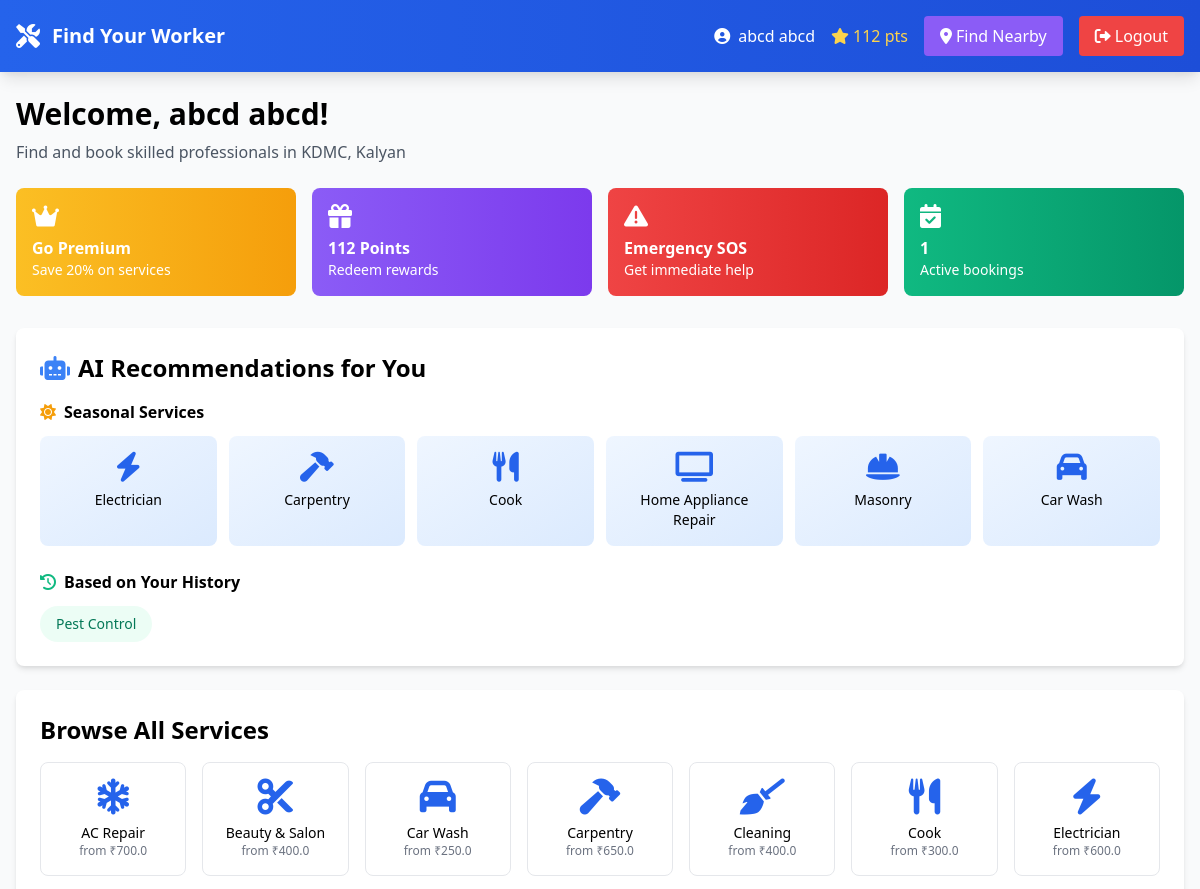
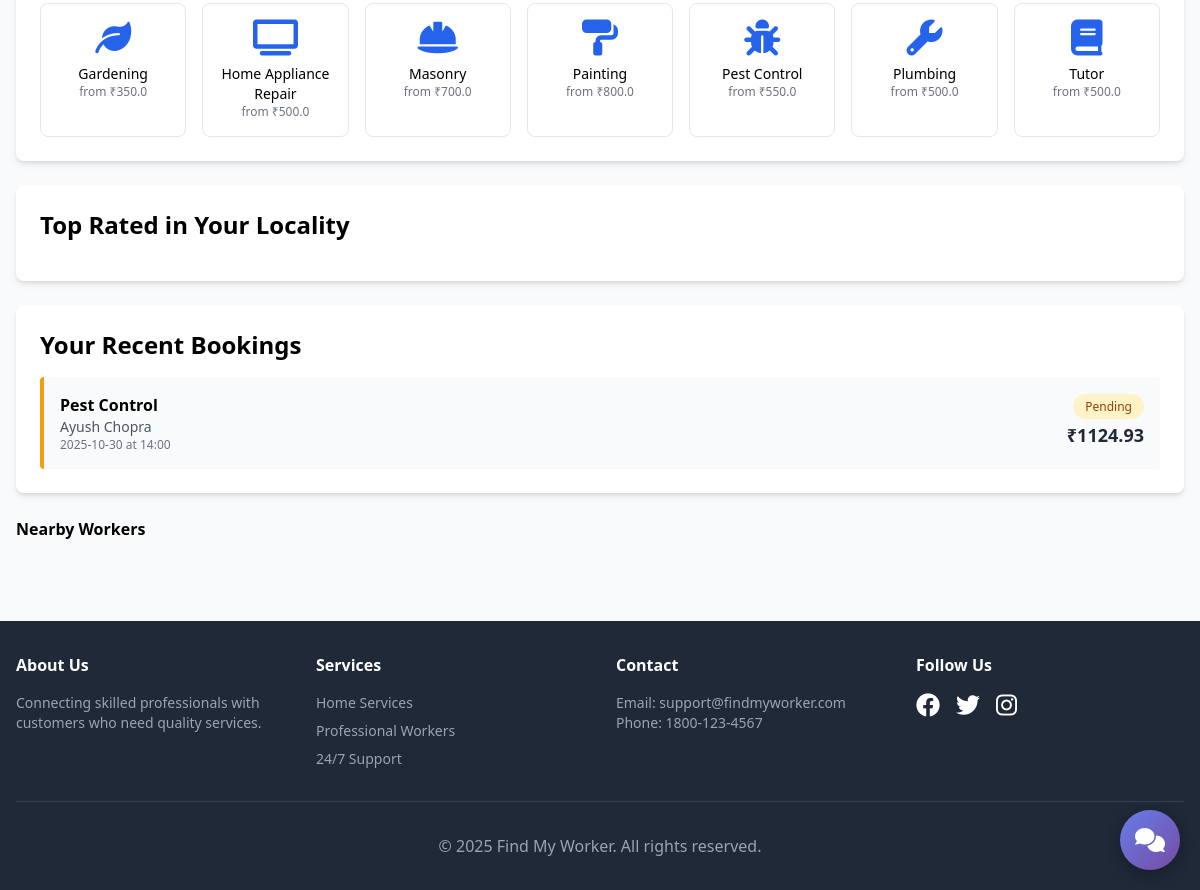
The app's page /user_dashboard (signed in) with its own data (2 pictures, top to bottom).
### tables this page shows
CREATE TABLE users (
            id INTEGER PRIMARY KEY AUTOINCREMENT,
            email TEXT UNIQUE NOT NULL,
            password TEXT NOT NULL,
            name TEXT NOT NULL,
            phone TEXT,
            address TEXT,
            city TEXT,
            locality TEXT,
            user_type TEXT NOT NULL,
            loyalty_points INTEGER DEFAULT 0,
            is_premium BOOLEAN DEFAULT 0,
            created_at TIMESTAMP DEFAULT CURRENT_TIMESTAMP
        );

CREATE TABLE service_categories (
            id INTEGER PRIMARY KEY AUTOINCREMENT,
            name TEXT NOT NULL,
            icon TEXT,
            seasonal_peak TEXT,
            eco_friendly_available BOOLEAN DEFAULT 0,
            base_price REAL
        );

CREATE TABLE service_requests (
            id INTEGER PRIMARY KEY AUTOINCREMENT,
            user_id INTEGER,
            worker_id INTEGER,
            service_type TEXT NOT NULL,
            description TEXT,
            location TEXT,
            locality TEXT,
            preferred_date TEXT,
            preferred_time TEXT,
            base_price REAL,
            labor_cost REAL,
            material_cost REAL,
            tax REAL,
            surge_multiplier REAL DEFAULT 1.0,
            final_price REAL,
            status TEXT DEFAULT 'pending',
            tracking_status TEXT DEFAULT 'not_started',
            eta_minutes INTEGER,
            is_group_booking BOOLEAN DEFAULT 0,
            created_at TIMESTAMP DEFAULT CURRENT_TIMESTAMP,
            FOREIGN KEY (user_id) REFERENCES users (id),
            FOREIGN KEY (worker_id) REFERENCES workers (id)
        );

### app.py (the view)
@app.route('/user_dashboard')
@login_required
def user_dashboard():
    if session['user_type'] != 'user':
        return redirect(url_for('worker_dashboard'))
    conn = get_db_connection()
    recommendations = get_ai_recommendations(session['user_id'])
    service_categories = conn.execute('SELECT * FROM service_categories ORDER BY name').fetchall()
    recent_requests = conn.execute('''
        SELECT sr.*, w.skills, u.name as worker_name, u.phone as worker_phone
        FROM service_requests sr
        LEFT JOIN workers w ON sr.worker_id = w.id
        LEFT JOIN users u ON w.user_id = u.id
        WHERE sr.user_id = ?
        ORDER BY sr.created_at DESC
        LIMIT 5
    ''', (session['user_id'],)).fetchall()
    local_workers = conn.execute('''
        SELECT w.*, u.name, u.city, u.locality
        FROM workers w
        JOIN users u ON w.user_id = u.id
        WHERE (u.locality = ? OR u.city = ?)
          AND w.availability = 'available'
        ORDER BY w.rating DESC, w.total_jobs DESC
        LIMIT 8
    ''', (session.get('user_locality', ''), session['user_city'])).fetchall()
    conn.close()
    return render_template(
        'user_dashboard.html',
        recommendations=recommendations,
        service_categories=service_categories,
        recent_requests=recent_requests,
        local_workers=local_workers
    )

### app.py (called while the page is built)
def login_required(f):
    @wraps(f)
    def decorated_function(*args, **kwargs):
        if 'user_id' not in session:
            return redirect(url_for('login'))
        return f(*args, **kwargs)
    return decorated_function

def get_db_connection():
    conn = sqlite3.connect('service_portal.db', timeout=30.0)
    conn.row_factory = sqlite3.Row
    conn.execute('PRAGMA journal_mode=WAL')
    return conn

def get_seasonal_recommendations():
    current_month = datetime.now().month
    if current_month in [3, 4, 5, 6]:
        season = 'summer'
    elif current_month in [12, 1, 2]:
        season = 'winter'
    elif current_month in [7, 8, 9]:
        season = 'monsoon'
    else:
        season = 'spring'
    conn = get_db_connection()
    rows = conn.execute(
        '''SELECT name, icon FROM service_categories
           WHERE seasonal_peak = ? OR seasonal_peak = 'all'
           LIMIT 6''',
        (season,)
    ).fetchall()
    conn.close()
    return [dict(r) for r in rows]

### templates/user_dashboard.html (shortened to what this page needs)
{% extends "base.html" %}
{% block content %}
<div class="mb-6">
    <h2 class="text-3xl font-bold mb-2">Welcome, {{ session.user_name }}!</h2>
    <p class="text-gray-600">Find and book skilled professionals in {{ session.user_locality }}, {{ session.user_city }}</p>
</div>
<div class="grid md:grid-cols-4 gap-4 mb-8">
    <a href="{{ url_for('subscription_plans') }}" class="bg-gradient-to-r from-yellow-400 to-yellow-500 text-white p-4 rounded-lg hover:shadow-lg transition-all">
        <i class="fas fa-crown text-2xl mb-2"></i>
        <h3 class="font-bold">Go Premium</h3>
        <p class="text-sm">Save 20% on services</p>
    </a>
    <a href="{{ url_for('loyalty_rewards') }}" class="bg-gradient-to-r from-purple-500 to-purple-600 text-white p-4 rounded-lg hover:shadow-lg transition-all">
        <i class="fas fa-gift text-2xl mb-2"></i>
        <h3 class="font-bold">{{ session.loyalty_points }} Points</h3>
        <p class="text-sm">Redeem rewards</p>
    </a>
    <button onclick="showEmergencySOS()" class="bg-gradient-to-r from-red-500 to-red-600 text-white p-4 rounded-lg hover:shadow-lg transition-all text-left">
        <i class="fas fa-exclamation-triangle text-2xl mb-2"></i>
        <h3 class="font-bold">Emergency SOS</h3>
        <p class="text-sm">Get immediate help</p>
    </button>
    <div class="bg-gradient-to-r from-green-500 to-green-600 text-white p-4 rounded-lg">
        <i class="fas fa-calendar-check text-2xl mb-2"></i>
        <h3 class="font-bold">{{ recent_requests|length }}</h3>
        <p class="text-sm">Active bookings</p>
    </div>
</div>
<div class="bg-white rounded-lg shadow-md p-6 mb-6">
    <h3 class="text-2xl font-semibold mb-4">
        <i class="fas fa-robot text-blue-500 mr-2"></i>AI Recommendations for You
    </h3>
    {% if recommendations.seasonal %}
    <div class="mb-6">
        <h4 class="font-semibold mb-3 flex items-center">
            <i class="fas fa-sun text-yellow-500 mr-2"></i>Seasonal Services
        </h4>
        <div class="grid grid-cols-2 md:grid-cols-6 gap-3">
            {% for service in recommendations.seasonal %}
            <a href="{{ url_for('browse_services', category=service.name) }}"
               class="bg-gradient-to-br from-blue-50 to-blue-100 p-4 rounded-lg text-center hover:shadow-md transition-all">
                <i class="fas {{ service.icon }} text-3xl text-blue-600 mb-2"></i>
                <p class="text-sm font-medium">{{ service.name }}</p>
            </a>
            {% endfor %}
        </div>
    </div>
    {% endif %}
    {% if recommendations.personal %}
    <div>
        <h4 class="font-semibold mb-3 flex items-center">
            <i class="fas fa-history text-green-500 mr-2"></i>Based on Your History
        </h4>
        <div class="flex flex-wrap gap-2">
            {% for hist in recommendations.personal %}
            <a href="{{ url_for('browse_services', category=hist.service_type) }}"
               class="bg-green-50 text-green-700 px-4 py-2 rounded-full text-sm hover:bg-green-100">
                {{ hist.service_type }}
            </a>
            {% endfor %}
        </div>
    </div>
    {% endif %}
</div>
<div class="bg-white rounded-lg shadow-md p-6 mb-6">
    <h3 class="text-2xl font-semibold mb-4">Browse All Services</h3>
    <div class="grid grid-cols-2 md:grid-cols-4 lg:grid-cols-7 gap-4">
        {% for category in service_categories %}
        <a href="{{ url_for('browse_services', category=category.name) }}"
           class="p-4 border rounded-lg hover:border-blue-500 hover:shadow-md transition-all text-center">
            <i class="fas {{ category.icon }} text-4xl text-blue-600 mb-2"></i>
            <p class="text-sm font-medium">{{ category.name }}</p>
            <p class="text-xs text-gray-500">from ₹{{ category.base_price }}</p>
        </a>
        {% endfor %}
    </div>
</div>
<div class="bg-white rounded-lg shadow-md p-6 mb-6">
    <h3 class="text-2xl font-semibold mb-4">Top Rated in Your Locality</h3>
</div>
<div class="bg-white rounded-lg shadow-md p-6">
    <h3 class="text-2xl font-semibold mb-4">Your Recent Bookings</h3>
    {% if recent_requests %}
    <div class="space-y-3">
        {% for request in recent_requests %}
        <div class="border-l-4 {{ 'border-green-500' if request.status == 'completed' else 'border-blue-500' if request.status == 'accepted' else 'border-yellow-500' }} p-4 bg-gray-50 rounded">
            <div class="flex justify-between items-start">
                <div class="flex-1">
                    <h4 class="font-semibold">{{ request.service_type }}</h4>
                    <p class="text-sm text-gray-600">{{ request.worker_name or 'Waiting for assignment' }}</p>
                    <p class="text-xs text-gray-500">{{ request.preferred_date }} at {{ request.preferred_time }}</p>
                </div>
                <div class="text-right">
                    <span class="px-3 py-1 rounded-full text-xs font-medium
                               {{ 'bg-green-100 text-green-800' if request.status == 'completed' else
                                  'bg-blue-100 text-blue-800' if request.status == 'accepted' else
                                  'bg-yellow-100 text-yellow-800' }}">
                        {{ request.status.title() }}
                    </span>
                    <p class="text-lg font-bold text-gray-800 mt-1">₹{{ request.final_price }}</p>
                </div>
            </div>
        </div>
        {% endfor %}
    </div>
    {% else %}
    <p class="text-center text-gray-500 py-8">No bookings yet. Start by browsing services!</p>
    {% endif %}
</div>
<section class="mt-6">
  <h3 class="font-bold mb-2">Nearby Workers</h3>
</section>
<a href="{{ url_for('chatbot_widget') }}" target="_blank"
   style="position: fixed; bottom: 20px; right: 20px;
          width: 60px; height: 60px; background: linear-gradient(135deg, #667eea, #764ba2);
          border-radius: 50%; display: flex; align-items: center; justify-content: center;
          color: white; font-size: 24px; box-shadow: 0 4px 15px rgba(0,0,0,0.3);
          text-decoration: none; z-index: 1000;">
    <i class="fas fa-comments"></i>
</a>
{% endblock %}

### templates/base.html (shortened to what this page needs)
<!DOCTYPE html>
<html lang="en">
<head>
    <link href="https://cdnjs.cloudflare.com/ajax/libs/tailwindcss/2.2.19/tailwind.min.css" rel="stylesheet">
    <link href="https://cdnjs.cloudflare.com/ajax/libs/font-awesome/6.0.0/css/all.min.css" rel="stylesheet">
    <link rel="stylesheet" href="https://unpkg.com/leaflet@1.9.4/dist/leaflet.css"/>
</head>
<body class="bg-gray-50">
    <nav class="bg-gradient-to-r from-blue-600 to-blue-700 shadow-lg">
        <div class="max-w-7xl mx-auto px-4">
            <div class="flex justify-between items-center py-4">
                <div class="flex items-center">
                    <i class="fas fa-tools text-white text-2xl mr-3"></i>
                    <h1 class="text-white text-xl font-bold">Find Your Worker</h1>
                </div>
                <div class="flex items-center space-x-4">
                    {% if session.user_id %}
                        <span class="text-white flex items-center">
                            <i class="fas fa-user-circle mr-2"></i>{{ session.user_name }}
                        </span>
                        {% if session.user_type == 'user' %}
                        <span class="text-yellow-300 flex items-center">
                            <i class="fas fa-star mr-1"></i>{{ session.loyalty_points }} pts
                        </span>
                        <a href="{{ url_for('nearby_workers_page') }}"
                           class="bg-purple-500 text-white px-4 py-2 rounded hover:bg-purple-600">
                            <i class="fas fa-map-marker-alt mr-1"></i>Find Nearby
                        </a>
                        {% endif %}
                        <a href="{{ url_for('logout') }}" class="bg-red-500 text-white px-4 py-2 rounded hover:bg-red-600">
                            <i class="fas fa-sign-out-alt mr-1"></i>Logout
                        </a>
                    {% else %}
                        <a href="{{ url_for('login') }}" class="text-white hover:text-blue-200">Login</a>
                        <a href="{{ url_for('register') }}" class="bg-green-500 text-white px-4 py-2 rounded hover:bg-green-600">Register</a>
                    {% endif %}
                </div>
            </div>
        </div>
    </nav>
    <main class="max-w-7xl mx-auto py-6 px-4">
        {% block content %}{% endblock %}
    </main>
    <footer class="bg-gray-800 text-white py-8 mt-12">
        <div class="max-w-7xl mx-auto px-4">
            <div class="grid md:grid-cols-4 gap-8">
                <div>
                    <h3 class="font-bold mb-4">About Us</h3>
                    <p class="text-gray-400 text-sm">Connecting skilled professionals with customers who need quality services.</p>
                </div>
                <div>
                    <h3 class="font-bold mb-4">Services</h3>
                    <ul class="text-gray-400 text-sm space-y-2">
                        <li>Home Services</li>
                        <li>Professional Workers</li>
                        <li>24/7 Support</li>
                    </ul>
                </div>
                <div>
                    <h3 class="font-bold mb-4">Contact</h3>
                    <p class="text-gray-400 text-sm">Email: support@findmyworker.com</p>
                    <p class="text-gray-400 text-sm">Phone: 1800-123-4567</p>
                </div>
                <div>
                    <h3 class="font-bold mb-4">Follow Us</h3>
                    <div class="flex space-x-4">
                        <i class="fab fa-facebook text-2xl cursor-pointer hover:text-blue-500"></i>
                        <i class="fab fa-twitter text-2xl cursor-pointer hover:text-blue-400"></i>
                        <i class="fab fa-instagram text-2xl cursor-pointer hover:text-pink-500"></i>
                    </div>
                </div>
            </div>
            <div class="text-center mt-8 pt-8 border-t border-gray-700">
                <p class="text-gray-400">&copy; 2025 Find My Worker. All rights reserved.</p>
            </div>
        </div>
    </footer>
</body>
</html>

### records on screen
users: user_name "abcd abcd"
service_categories: name "Electrician", base_price "600.0"
service_categories: name "Carpentry", base_price "650.0"
service_categories: name "Cook", base_price "300.0"
service_categories: name "Home Appliance Repair", base_price "500.0"
service_categories: name "Masonry", base_price "700.0"
service_categories: name "Car Wash", base_price "250.0"
service_categories: name "AC Repair", base_price "700.0"
service_categories: name "Beauty & Salon", base_price "400.0"
service_categories: name "Cleaning", base_price "400.0"
service_categories: name "Gardening", base_price "350.0"
service_categories: name "Painting", base_price "800.0"
service_categories: name "Pest Control", base_price "550.0"
service_categories: name "Plumbing", base_price "500.0"
service_categories: name "Tutor", base_price "500.0"
service_requests: service_type "Pest Control", name "Ayush Chopra", preferred_date "2025-10-30", preferred_time "14:00", status "Pending", final_price "1124.93"

### other values on screen
{{ session.loyalty_points }} "112"
{{ session.user_locality }} "KDMC"
{{ session.user_city }} "Kalyan"
{{ recent_requests|length }} "1"
{{ hist.service_type }} "Pest Control"
